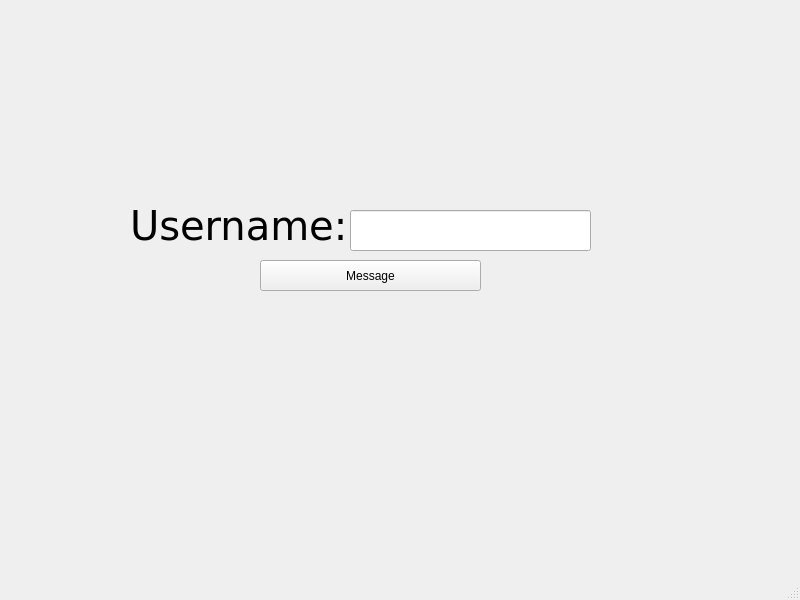
<?xml version="1.0" encoding="UTF-8"?>
<ui version="4.0">
 <class>MainWindow</class>
 <widget class="QMainWindow" name="MainWindow">
  <property name="geometry">
   <rect>
    <x>0</x>
    <y>0</y>
    <width>800</width>
    <height>600</height>
   </rect>
  </property>
  <property name="windowTitle">
   <string>MainWindow</string>
  </property>
  <widget class="QWidget" name="centralwidget">
   <widget class="QLineEdit" name="lineEdit">
    <property name="geometry">
     <rect>
      <x>350</x>
      <y>210</y>
      <width>241</width>
      <height>41</height>
     </rect>
    </property>
    <property name="text">
     <string/>
    </property>
   </widget>
   <widget class="QLabel" name="label">
    <property name="geometry">
     <rect>
      <x>130</x>
      <y>190</y>
      <width>231</width>
      <height>71</height>
     </rect>
    </property>
    <property name="font">
     <font>
      <family>DejaVu Sans</family>
      <pointsize>30</pointsize>
     </font>
    </property>
    <property name="text">
     <string>Username:</string>
    </property>
   </widget>
   <widget class="QPushButton" name="pushButton">
    <property name="geometry">
     <rect>
      <x>260</x>
      <y>260</y>
      <width>221</width>
      <height>31</height>
     </rect>
    </property>
    <property name="text">
     <string>Message</string>
    </property>
   </widget>
  </widget>
  <widget class="QStatusBar" name="statusbar"/>
  <widget class="QMenuBar" name="menubar">
   <property name="geometry">
    <rect>
     <x>0</x>
     <y>0</y>
     <width>800</width>
     <height>22</height>
    </rect>
   </property>
  </widget>
 </widget>
 <resources/>
 <connections/>
</ui>
